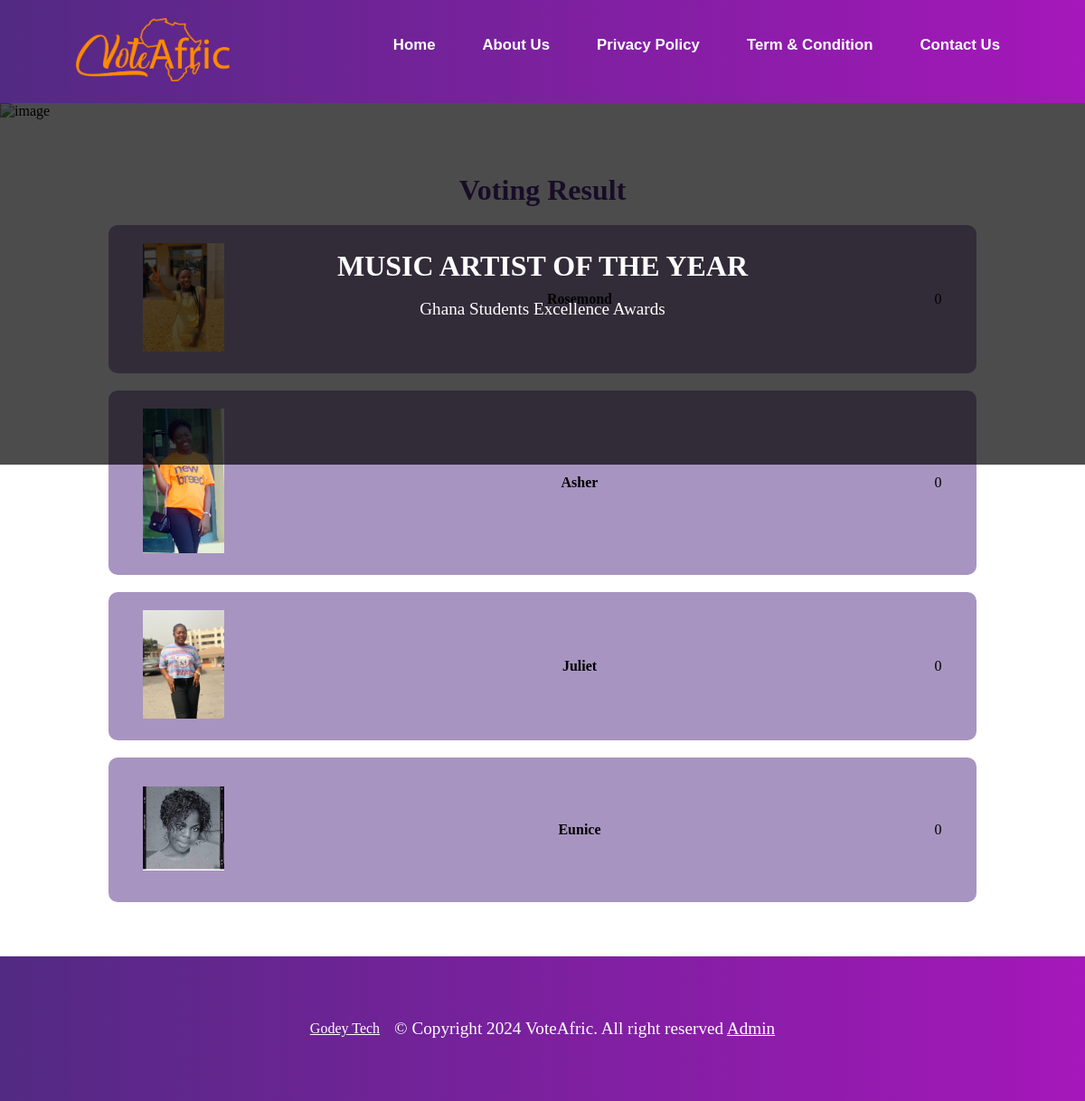
/payment/result/MUSICARTISTOFTHEYEAR2024/, run on the app's committed database.
### vote/models.py (models this page shows, shortened)
class SubCategory(models.Model):
    category = models.ForeignKey(Category, on_delete=models.CASCADE)
    content = models.CharField(max_length=100)
    slug = models.SlugField(unique=True)
    date = models.DateTimeField(timezone.now)
    class Meta:
        verbose_name_plural = "sub categories"
        ordering = ('-date',)

class Category(models.Model):
    award = models.CharField(max_length=100)
    title = models.CharField(max_length=100, null=True)
    image = models.ImageField(upload_to="category")
    slug = models.SlugField(unique=True)
    date_added = models.DateTimeField('date added', null=True)
    end_date = models.DateTimeField('end date', null=True)
    class Meta:
        verbose_name_plural = "categories"
        ordering = ('-date_added',)
    def __str__(self):
        return self.award

### payment/models.py (models this page shows, shortened)
class Nominees(models.Model):
    category = models.ForeignKey(Category, on_delete=models.CASCADE, null=True)
    sub_category = models.ForeignKey(SubCategory, on_delete=models.CASCADE, null=True)
    name = models.CharField(max_length=100)
    image = models.ImageField(upload_to="nominees")
    slug = models.SlugField(unique=True, null=True)
    total_vote = models.IntegerField(default=0, null=True)
    can_vote = models.BooleanField(default=True)
    can_see_result = models.BooleanField(default=True)
    date_added = models.DateTimeField('date added', null=True)
    end_date = models.DateTimeField('end date', null=True)
    class Meta:
        verbose_name_plural = "nominees"
        ordering = ('-total_vote',)

### payment/views.py (the view)
# urls.py: path('result/<slug:result_slug>/', views.result, name='result'),
def result(request, result_slug):
    sub_category = None
    results = Nominees.objects.all()
    if result_slug:
        sub_category = get_object_or_404(SubCategory, slug=result_slug)
        results = results.filter(sub_category=sub_category)
    context = {
        'sub_category': sub_category,
        'results': results,
        'title': 'Results'
    }
    return render(request, 'payment/resultPage.html', context)

### payment/templates/payment/resultPage.html
{% extends 'vote/base.html' %}
{% load static %}
{% block content %}
    <div class="banners">
        <img src="{% static 'vote/img/award-banner.jpg' %}" alt="image">
        <div class="banners-content">
            <h1>{% if sub_category %}{{ sub_category.content }}{% else %}Award Name{% endif %}</h1>
            <br>
            <p>{% if sub_category %}{{ sub_category.category }}{% else %}Award Name{% endif %}</p>
        </div>
    </div>
    <section class="nominees-result-section">
        <h2>Voting Result</h2>
        {% for result in results %}
        <div class="nominee-result">
            <div class="nominee-img">
                <img src="{{ result.image.url }}" loading="lazy" alt="image">
            </div>
            <div class="nominee-name">
                <h4>{{result.name}}</h4>
            </div>
            <div class="number-of-vote-currently">
                <p>{{result.total_vote}}</p>
            </div>
        </div>
        {% endfor %}
    </section>
    {% endblock content %}

### vote/static/vote/style.css (style rules this page uses)
* { padding: 0; margin: 0; text-decoration: none; list-style: none; box-sizing: border-box; }
:root { --voiletColor: #522a83; --orangeColor: #fb812b; --whiteColor: #fff; }
.banners { position: relative; }
.banners img { width: 100%; height: 50vh; object-fit: cover; }
.banners-content { position: absolute; top: 0; background-color: rgba(0, 0, 0, 0.7); display: flex; flex-direction: column; justify-content: center; align-items: center; width: 100%; height: 50vh; color: var(--whiteColor); text-align: center; padding: 0 10px; }
.banners-content p { font-size: 1.2rem; }
.nominees-result-section { padding: 5% 10%; text-align: center; }
.nominees-result-section h2 { font-size: 2rem; font-weight: 900; color: var(--voiletColor); }
.nominee-result { margin-top: 2%; display: flex; justify-content: space-between; align-items: center; gap: 1rem; background-color: rgba(82, 42, 131, 0.5); ; padding: 20px 4%; min-height: 20vh; border-radius: 10px; }
.nominee-img img { width: 90px; }

### data on the page
SubCategory: content "MUSIC ARTIST OF THE YEAR", category "Ghana Students Excellence Awards"
Nominees: image (picture), name "Rosemond", total_vote "0"
Nominees: image (picture), name "Asher", total_vote "0"
Nominees: image (picture), name "Juliet", total_vote "0"
Nominees: image (picture), name "Eunice", total_vote "0"
